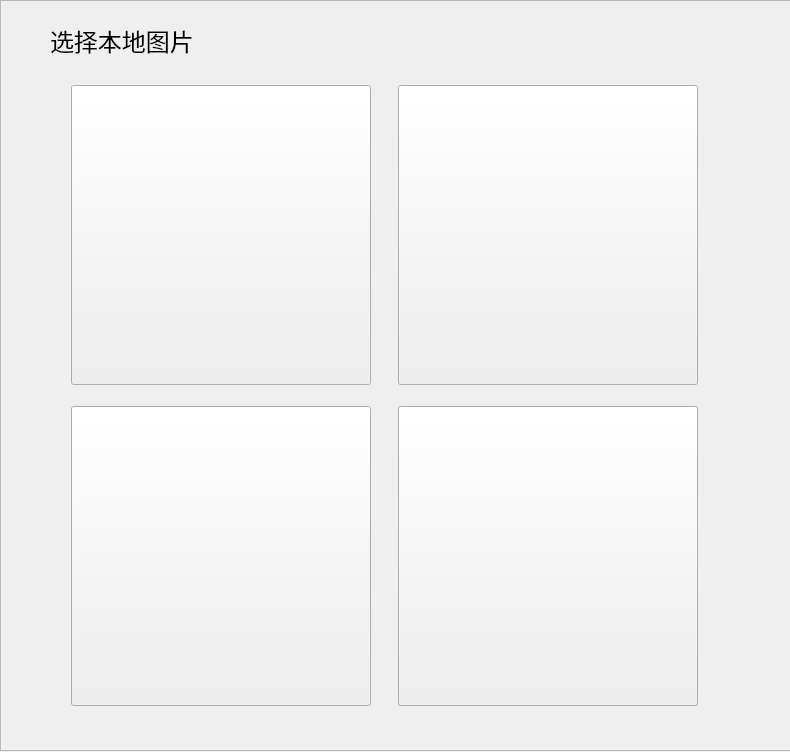
<?xml version="1.0" encoding="UTF-8"?>
<ui version="4.0">
 <class>Form_choseimg</class>
 <widget class="QWidget" name="Form_choseimg">
  <property name="geometry">
   <rect>
    <x>0</x>
    <y>0</y>
    <width>790</width>
    <height>752</height>
   </rect>
  </property>
  <property name="windowTitle">
   <string>Come and Choose!</string>
  </property>
  <property name="styleSheet">
   <string notr="true"/>
  </property>
  <widget class="QWidget" name="layoutWidget">
   <property name="geometry">
    <rect>
     <x>50</x>
     <y>70</y>
     <width>671</width>
     <height>651</height>
    </rect>
   </property>
   <layout class="QGridLayout" name="gridLayout">
    <item row="0" column="0">
     <widget class="QPushButton" name="Button_1">
      <property name="minimumSize">
       <size>
        <width>300</width>
        <height>300</height>
       </size>
      </property>
      <property name="maximumSize">
       <size>
        <width>300</width>
        <height>300</height>
       </size>
      </property>
      <property name="styleSheet">
       <string notr="true">border-image: url(:/picture/img1.jpg);</string>
      </property>
      <property name="text">
       <string/>
      </property>
     </widget>
    </item>
    <item row="0" column="1">
     <widget class="QPushButton" name="Button_2">
      <property name="minimumSize">
       <size>
        <width>300</width>
        <height>300</height>
       </size>
      </property>
      <property name="maximumSize">
       <size>
        <width>300</width>
        <height>300</height>
       </size>
      </property>
      <property name="styleSheet">
       <string notr="true">border-image: url(:/picture/img2.jpg);</string>
      </property>
      <property name="text">
       <string/>
      </property>
     </widget>
    </item>
    <item row="1" column="0">
     <widget class="QPushButton" name="Button_3">
      <property name="minimumSize">
       <size>
        <width>300</width>
        <height>300</height>
       </size>
      </property>
      <property name="maximumSize">
       <size>
        <width>300</width>
        <height>300</height>
       </size>
      </property>
      <property name="styleSheet">
       <string notr="true">border-image: url(:/picture/img3.jpg);</string>
      </property>
      <property name="text">
       <string/>
      </property>
     </widget>
    </item>
    <item row="1" column="1">
     <widget class="QPushButton" name="Button_4">
      <property name="minimumSize">
       <size>
        <width>300</width>
        <height>300</height>
       </size>
      </property>
      <property name="maximumSize">
       <size>
        <width>300</width>
        <height>300</height>
       </size>
      </property>
      <property name="styleSheet">
       <string notr="true">border-image: url(:/picture/img4.jpg);</string>
      </property>
      <property name="text">
       <string/>
      </property>
     </widget>
    </item>
   </layout>
  </widget>
  <widget class="QFrame" name="frame">
   <property name="geometry">
    <rect>
     <x>0</x>
     <y>0</y>
     <width>791</width>
     <height>751</height>
    </rect>
   </property>
   <property name="styleSheet">
    <string notr="true">#frame{
border-image: url(:/picture/background.png);
}</string>
   </property>
   <property name="frameShape">
    <enum>QFrame::StyledPanel</enum>
   </property>
   <property name="frameShadow">
    <enum>QFrame::Raised</enum>
   </property>
   <widget class="QLabel" name="label">
    <property name="geometry">
     <rect>
      <x>50</x>
      <y>10</y>
      <width>221</width>
      <height>61</height>
     </rect>
    </property>
    <property name="font">
     <font>
      <family>楷体</family>
      <pointsize>18</pointsize>
     </font>
    </property>
    <property name="text">
     <string>选择本地图片</string>
    </property>
   </widget>
  </widget>
  <zorder>frame</zorder>
  <zorder>layoutWidget</zorder>
 </widget>
 <resources/>
 <connections/>
</ui>
